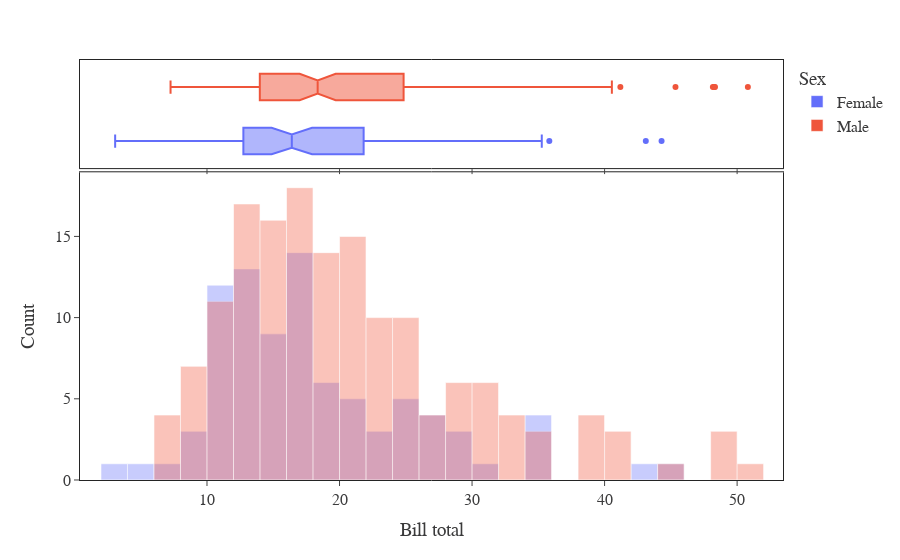

This figure's notebook cell:
### Markdown cell above
### - - - Simple plot 01

### Code cell
fig = px.histogram(df, x="total_bill", color="sex",
                   labels={"total_bill": "Bill total", "sex": "Sex"},
                   marginal="box", barmode="overlay", opacity=0.35, nbins=45,
                   hover_data=df.columns)

# update layout
fig.update_layout(template="simple_white",
                  font=dict(family="Droid Serif, serif", size=16, color="#3a3a3b"))

# update x axis
# fig.update_xaxes(range=[0,5])    # update range
fig.update_xaxes(mirror=True)     # update axes
fig.update_xaxes(showgrid=False)

# # update y axis
fig.update_yaxes(title="Count", row=1, col=1)
fig.update_yaxes(showline=True, mirror=True)     # update axes
fig.update_yaxes(showgrid=False)    # update grid

# save image
fig.write_image("images/simple_dist_plot_01.png", width=1080, height=720, scale=3)
fig.show()

### Figure 1 — Plotly figure (JSON) as saved in the notebook; plotly's stock layout.template omitted (floating-point values rounded to 4 significant figures; data arrays with more than 128 entries replaced by an {"elided": "..."} marker saying what was removed)
{"data": [{"alignmentgroup": "True", "bingroup": "x", "hovertemplate": "Sex=Female<br>Bill total=%{x}<br>count=%{y}<extra></extra>", "legendgroup": "Female", "marker": {"color": "#636efa", "opacity": 0.35}, "name": "Female", "nbinsx": 45, "offsetgroup": "Female", "orientation": "v", "showlegend": true, "type": "histogram", "x": [16.99, 24.59, 35.26, 14.83, 10.33, 16.97, 20.29, 15.77, 19.65, 15.06, 20.69, 16.93, 10.29, 34.81, 26.41, 16.45, 3.07, 17.07, 26.86, 25.28, 14.73, 10.07, 34.83, 5.75, 16.32, 22.75, 11.35, 15.38, 44.3, 22.42, 20.92, 14.31, 7.25, 25.71, 17.31, 10.65, 12.43, 24.08, 13.42, 12.48, 29.8, 14.52, 11.38, 20.27, 11.17, 12.26, 18.26, 8.51, 10.33, 14.15, 13.16, 17.47, 27.05, 16.43, 8.35, 18.64, 11.87, 29.85, 25, 13.39, 16.21, 17.51, 10.59, 10.63, 9.6, 20.9, 18.15, 19.81, 43.11, 13, 12.74, 13, 16.4, 16.47, 12.76, 13.27, 28.17, 12.9, 30.14, 13.42, 15.98, 16.27, 10.09, 22.12, 35.83, 27.18, 18.78], "xaxis": "x", "yaxis": "y"}, {"alignmentgroup": "True", "customdata": {"elided": "87x7 mixed values"}, "hovertemplate": "Sex=%{customdata[2]}<br>Bill total=%{customdata[0]}<br>tip=%{customdata[1]}<br>smoker=%{customdata[3]}<br>day=%{customdata[4]}<br>time=%{customdata[5]}<br>size=%{customdata[6]}<extra></extra>", "legendgroup": "Female", "marker": {"color": "#636efa"}, "name": "Female", "notched": true, "offsetgroup": "Female", "showlegend": false, "type": "box", "x": [16.99, 24.59, 35.26, 14.83, 10.33, 16.97, 20.29, 15.77, 19.65, 15.06, 20.69, 16.93, 10.29, 34.81, 26.41, 16.45, 3.07, 17.07, 26.86, 25.28, 14.73, 10.07, 34.83, 5.75, 16.32, 22.75, 11.35, 15.38, 44.3, 22.42, 20.92, 14.31, 7.25, 25.71, 17.31, 10.65, 12.43, 24.08, 13.42, 12.48, 29.8, 14.52, 11.38, 20.27, 11.17, 12.26, 18.26, 8.51, 10.33, 14.15, 13.16, 17.47, 27.05, 16.43, 8.35, 18.64, 11.87, 29.85, 25, 13.39, 16.21, 17.51, 10.59, 10.63, 9.6, 20.9, 18.15, 19.81, 43.11, 13, 12.74, 13, 16.4, 16.47, 12.76, 13.27, 28.17, 12.9, 30.14, 13.42, 15.98, 16.27, 10.09, 22.12, 35.83, 27.18, 18.78], "xaxis": "x2", "yaxis": "y2"}, {"alignmentgroup": "True", "bingroup": "x", "hovertemplate": "Sex=Male<br>Bill total=%{x}<br>count=%{y}<extra></extra>", "legendgroup": "Male", "marker": {"color": "#EF553B", "opacity": 0.35}, "name": "Male", "nbinsx": 45, "offsetgroup": "Male", "orientation": "v", "showlegend": true, "type": "histogram", "x": {"elided": "157 float values"}, "xaxis": "x", "yaxis": "y"}, {"alignmentgroup": "True", "customdata": {"elided": "157x7 mixed values"}, "hovertemplate": "Sex=%{customdata[2]}<br>Bill total=%{customdata[0]}<br>tip=%{customdata[1]}<br>smoker=%{customdata[3]}<br>day=%{customdata[4]}<br>time=%{customdata[5]}<br>size=%{customdata[6]}<extra></extra>", "legendgroup": "Male", "marker": {"color": "#EF553B"}, "name": "Male", "notched": true, "offsetgroup": "Male", "showlegend": false, "type": "box", "x": {"elided": "157 float values"}, "xaxis": "x2", "yaxis": "y2"}], "layout": {"barmode": "overlay", "font": {"color": "#3a3a3b", "family": "Droid Serif, serif", "size": 16}, "legend": {"title": {"text": "Sex"}, "tracegroupgap": 0}, "margin": {"t": 60}, "xaxis": {"anchor": "y", "domain": [0, 1], "mirror": true, "showgrid": false, "title": {"text": "Bill total"}}, "xaxis2": {"anchor": "y2", "domain": [0, 1], "matches": "x", "mirror": true, "showgrid": false, "showticklabels": false}, "yaxis": {"anchor": "x", "domain": [0, 0.7326], "mirror": true, "showgrid": false, "showline": true, "title": {"text": "Count"}}, "yaxis2": {"anchor": "x2", "domain": [0.7426, 1], "matches": "y2", "mirror": true, "showgrid": false, "showline": true, "showticklabels": false, "ticks": ""}}}
